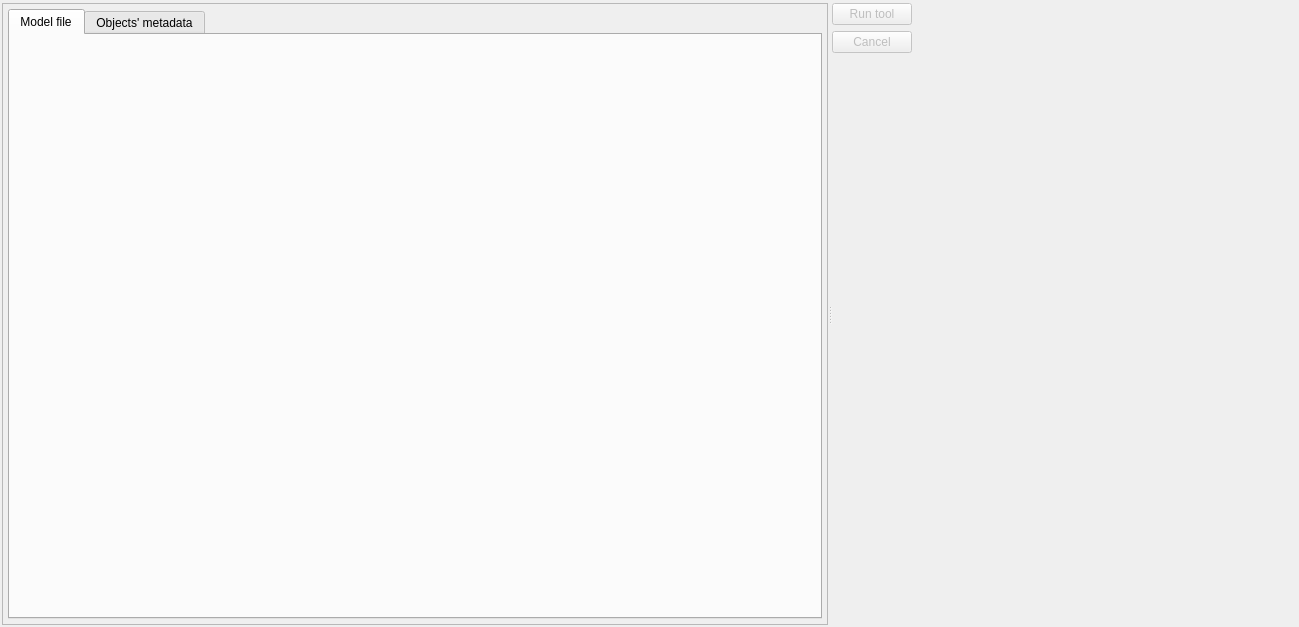
<?xml version="1.0" encoding="UTF-8"?>
<ui version="4.0">
 <class>FixToolsWidget</class>
 <widget class="QWidget" name="FixToolsWidget">
  <property name="windowModality">
   <enum>Qt::WindowModality::ApplicationModal</enum>
  </property>
  <property name="geometry">
   <rect>
    <x>0</x>
    <y>0</y>
    <width>1299</width>
    <height>627</height>
   </rect>
  </property>
  <property name="sizePolicy">
   <sizepolicy hsizetype="Expanding" vsizetype="Expanding">
    <horstretch>0</horstretch>
    <verstretch>0</verstretch>
   </sizepolicy>
  </property>
  <property name="windowTitle">
   <string>pgModeler settings</string>
  </property>
  <property name="windowIcon">
   <iconset resource="../../../../priv-plugins/res/logoicons.qrc">
    <normaloff>:/icons/icons/pgmodeler_logo.png</normaloff>:/icons/icons/pgmodeler_logo.png</iconset>
  </property>
  <layout class="QHBoxLayout" name="horizontalLayout">
   <property name="spacing">
    <number>5</number>
   </property>
   <property name="leftMargin">
    <number>2</number>
   </property>
   <property name="topMargin">
    <number>3</number>
   </property>
   <property name="rightMargin">
    <number>2</number>
   </property>
   <property name="bottomMargin">
    <number>2</number>
   </property>
   <item>
    <widget class="QSplitter" name="h_splitter">
     <property name="orientation">
      <enum>Qt::Orientation::Horizontal</enum>
     </property>
     <property name="childrenCollapsible">
      <bool>false</bool>
     </property>
     <widget class="QFrame" name="bg_frame">
      <property name="frameShape">
       <enum>QFrame::Shape::StyledPanel</enum>
      </property>
      <property name="frameShadow">
       <enum>QFrame::Shadow::Raised</enum>
      </property>
      <layout class="QVBoxLayout" name="verticalLayout">
       <property name="leftMargin">
        <number>5</number>
       </property>
       <property name="topMargin">
        <number>5</number>
       </property>
       <property name="rightMargin">
        <number>5</number>
       </property>
       <property name="bottomMargin">
        <number>5</number>
       </property>
       <item>
        <widget class="QTabWidget" name="tools_tbw">
         <property name="sizePolicy">
          <sizepolicy hsizetype="Expanding" vsizetype="Expanding">
           <horstretch>0</horstretch>
           <verstretch>0</verstretch>
          </sizepolicy>
         </property>
         <property name="layoutDirection">
          <enum>Qt::LayoutDirection::LeftToRight</enum>
         </property>
         <property name="currentIndex">
          <number>0</number>
         </property>
         <widget class="QWidget" name="fix_pg">
          <attribute name="icon">
           <iconset resource="../../res/resources.qrc">
            <normaloff>:/icons/icons/fixobject.png</normaloff>:/icons/icons/fixobject.png</iconset>
          </attribute>
          <attribute name="title">
           <string>Model file</string>
          </attribute>
         </widget>
         <widget class="QWidget" name="metadata_pg">
          <attribute name="icon">
           <iconset resource="../../res/resources.qrc">
            <normaloff>:/icons/icons/objmetadata.png</normaloff>:/icons/icons/objmetadata.png</iconset>
          </attribute>
          <attribute name="title">
           <string>Objects' metadata</string>
          </attribute>
         </widget>
        </widget>
       </item>
      </layout>
     </widget>
     <widget class="QWidget" name="act_btns_wgt" native="true">
      <layout class="QGridLayout" name="gridLayout">
       <property name="leftMargin">
        <number>0</number>
       </property>
       <property name="topMargin">
        <number>0</number>
       </property>
       <property name="rightMargin">
        <number>0</number>
       </property>
       <property name="bottomMargin">
        <number>0</number>
       </property>
       <property name="horizontalSpacing">
        <number>5</number>
       </property>
       <item row="1" column="0">
        <widget class="QPushButton" name="cancel_btn">
         <property name="enabled">
          <bool>false</bool>
         </property>
         <property name="sizePolicy">
          <sizepolicy hsizetype="Preferred" vsizetype="Preferred">
           <horstretch>0</horstretch>
           <verstretch>0</verstretch>
          </sizepolicy>
         </property>
         <property name="text">
          <string>Cancel</string>
         </property>
         <property name="icon">
          <iconset resource="../../res/resources.qrc">
           <normaloff>:/icons/icons/cancel.png</normaloff>:/icons/icons/cancel.png</iconset>
         </property>
         <property name="iconSize">
          <size>
           <width>28</width>
           <height>28</height>
          </size>
         </property>
        </widget>
       </item>
       <item row="3" column="0">
        <spacer name="verticalSpacer">
         <property name="orientation">
          <enum>Qt::Orientation::Vertical</enum>
         </property>
         <property name="sizeHint" stdset="0">
          <size>
           <width>20</width>
           <height>40</height>
          </size>
         </property>
        </spacer>
       </item>
       <item row="0" column="0">
        <widget class="QPushButton" name="run_tool_btn">
         <property name="enabled">
          <bool>false</bool>
         </property>
         <property name="sizePolicy">
          <sizepolicy hsizetype="Preferred" vsizetype="Preferred">
           <horstretch>0</horstretch>
           <verstretch>0</verstretch>
          </sizepolicy>
         </property>
         <property name="maximumSize">
          <size>
           <width>16777215</width>
           <height>16777215</height>
          </size>
         </property>
         <property name="text">
          <string>Run tool</string>
         </property>
         <property name="icon">
          <iconset resource="../../res/resources.qrc">
           <normaloff>:/icons/icons/run.png</normaloff>:/icons/icons/run.png</iconset>
         </property>
         <property name="iconSize">
          <size>
           <width>28</width>
           <height>28</height>
          </size>
         </property>
         <property name="default">
          <bool>true</bool>
         </property>
         <property name="flat">
          <bool>false</bool>
         </property>
        </widget>
       </item>
       <item row="0" column="1" rowspan="4">
        <spacer name="horizontalSpacer">
         <property name="orientation">
          <enum>Qt::Orientation::Horizontal</enum>
         </property>
         <property name="sizeHint" stdset="0">
          <size>
           <width>40</width>
           <height>20</height>
          </size>
         </property>
        </spacer>
       </item>
      </layout>
     </widget>
    </widget>
   </item>
  </layout>
 </widget>
 <resources>
  <include location="../../res/resources.qrc"/>
  <include location="../../../../priv-plugins/res/logoicons.qrc"/>
 </resources>
 <connections/>
</ui>
